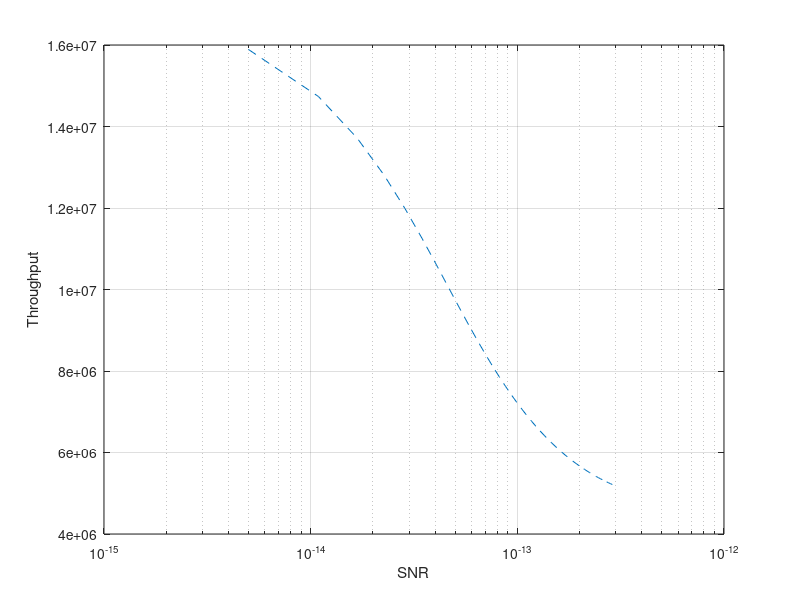

The MATLAB script that drew this image:
clear all;
clc;

C=100*10^6;
RTT=100*10^(-3);
RTT0 = 25*10^-3;
alpha=0.4;
% beta=0.2; % Using for TCP Cubic
beta =0.9;
% C=100*10^6;
% RTT=100*10^(-3);
% alpha=0.4;
% beta=0.2;

N=100; %The total number of state of TCP CUBIC 
Da=1460;% bytes in one segment
W=C*RTT/(8*Da);

% tput=zeros(length(Pe),1);

% ph = RTT/RTT0;
C_0 =  5*10^-15 :5.9*10^-15:3*10^-13;
zenith = 10:1:50;
SNR = 15:1:40;
% SNR_thres = [6185	39.99996185	39.99996185	39.99996185	39.99996185	39.99996185	39.99996185	39.99996185	39.99996185	0.211296082	0.783653259	1.336479187	1.87046051	2.387123108	2.887840271	3.37451934822]';
% Pe = 0.0630;
% Pe =[0.346049336	0.24876467	0.210753843	0.16739237	0.123632076	0.084379549	0.053017684	0.03063917	0.016314616	0.008037641	0.003688569	0.001793184	0.00066107	0.000225237	7.10E-05	0.000166258	4.54E-05	1.16E-05	2.78E-06	6.28E-07	2.35E-07	2.35E-07	2.37E-07	8.34E-08	4.26E-11	7.24E-12	1.57E-11	3.31E-11	6.58E-11	1.22E-10	2.08E-10	3.23E-10	4.54E-10	5.78E-10	6.72E-10	7.28E-10	7.53E-10	7.61E-10	7.63E-10	7.64E-10	7.64E-10]';
% Pe =[0.998672642	0.998874582	0.998983371	0.99896448	0.998689905	0.997679153	0.993962995	0.979573748	0.929302581	0.79805668	0.571312786	0.321368685	0.140624844	0.049349526	0.014736281	0.004115426	0.001232397	0.000454035	0.000215973	0.000124191	7.82E-05	5.09E-05	3.41E-05	2.40E-05	1.82E-05	1.51E-05]';
Pe =[0.003621358	0.004207998	0.004841954	0.005522027	0.006246806	0.007014713	0.007824044	0.008673004	0.009559732	0.010482333	0.011438894	0.0124275	0.013446254	0.014493285	0.015566755	0.016664873	0.017785892	0.018928123	0.02008993	0.021269736	0.022466024	0.023677339	0.024902284	0.026139525	0.027387787	0.028645852	0.029912563	0.031186816	0.032467564	0.033753812	0.035044615	0.036339081	0.037636363	0.038935661	0.040236217	0.041537319	0.042838293	0.044138504	0.045437355	0.046734284	0.048028761	0.049320292	0.05060841	0.051892679	0.053172691	0.054448064	0.055718441	0.056983488	0.058242896	0.059496376	0.06074366]';
% lamda = zeros(length(Pe),1);
% mu=-8:0.1:0;
% Pe = zeros(length(mu),1);
% for l=1:1:length(mu)
%     Pe(l,1)=10^mu(l);
% end
lamda = zeros(length(Pe),1);
tput=zeros(length(Pe),1);
% C_cubic = ((4-beta)/4*RTT)*nthroot(beta/alpha,3);

% Pe = zeros(length(SNR),1);
%=======================================
% for l=1:1:length(mu)
%     Pe(l,1)=10^mu(l);
% end
% g = (8*ph^2)*(1-exp(-(Pe(k,1)*3*W^2)/(8*ph^2)));
for k=1:1:length(Pe)
%    Pe(k,1)= Pt_FSO_RF(k-1,SNR_thres(k,1));
   Wmax =sqrt(((8)*(1-exp(-(Pe(k,1)*3*W^2)/(8))))/(3*Pe(k,1)));
   lamda(k,1) = (2)/(RTT*Wmax);
%     if k ==16 
%         lamda(k,1) = 0.0400;
%     end
%         if k ==16
%             lamda(k,1) =0.08010230;
%         end
   T=zeros(N,N);
   S=zeros(N,N);
   A=zeros(N,N);
   B=zeros(N,1);
   F=zeros(N,1);
   F(N,1)=1;
%Stationary Distribution
   for i=1:N
        for j=1:N
            a=(i-0.5)*(W/N);
%             L=(((beta)*a)/(alpha))^(1/3);    
            t=max(0,((((j-1)*W/N)-beta*a))*RTT);
            T(i,j)=t;
            s=((t^2)/(2*RTT)) + beta*a*t;
            S(i,j)=s;
              if j < beta*(i-0.5)
                 p=0;
              else
                 p=exp(-lamda(k,1)*(max(0,RTT*((((j-1)*W/N)-beta*a)))))- exp(-lamda(k,1)*RTT*((((j)*W/N)-beta*a)));           
              end  
           A(i,j)=p;
         end
   end
   for g=1:N
    A(g,N)=1-sum(A(g,[1:N-1]));
   end
   A_p1=A;
   for z=1:N
    A(z,z)=A(z,z)-1;
   end
   H=A';
   for m=1:N
    H(N,m)=1;
   end
   B=inv(H)*F;
  %Throughput
   AW1=0;
   AT1=0;
   for i=1:N
       for j=1:N
        AW1=AW1+B(i,1)*A_p1(i,j)*S(i,j);
        AT1=AT1+B(i,1)*A_p1(i,j)*T(i,j);
       end
   end
   
        tput(k,1)=((1/W)*(AW1/AT1))*C; % Nhân với C nhớ

 
 tput(isnan(tput)) =0;
end
% tput(isnan(tput)) = 1;
semilogx(C_0,tput,'--');
hold on;
xlabel('SNR');
ylabel('Throughput');
grid on;

    

